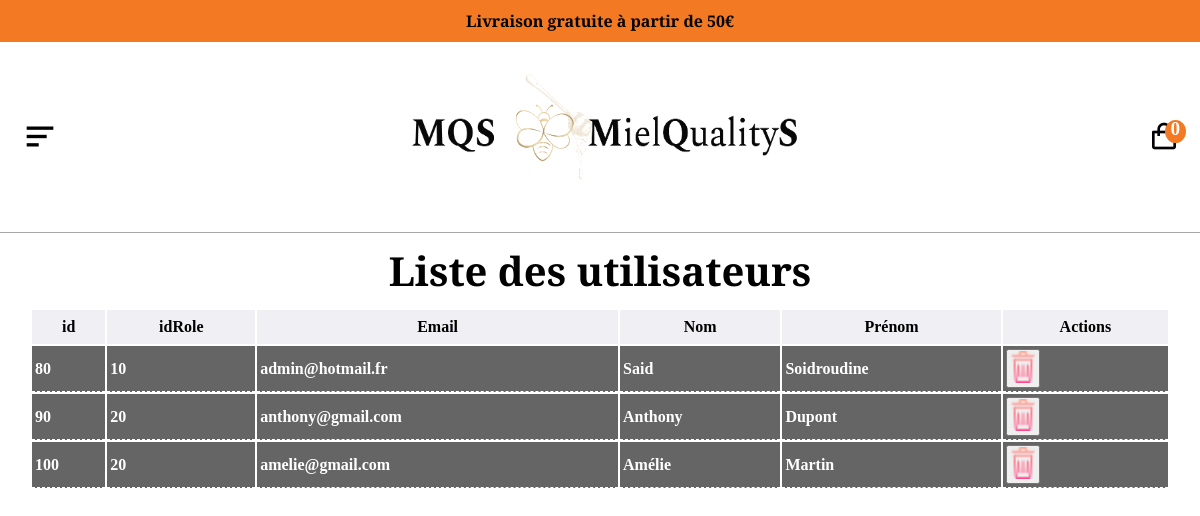
Page /ctrl/inscription/list.php on the committed database.
### tables this page shows
CREATE TABLE user (
    id INT PRIMARY KEY AUTO_INCREMENT,
    password VARCHAR(100) NOT NULL,
    email VARCHAR(100) NOT NULL,
    idRole INT,
    photo LONGBLOB,
    photo_filename VARCHAR(255),
    nom VARCHAR(50) NOT NULL,      
    prenom VARCHAR(50) NOT NULL    
);

### ctrl/inscription/list.php (called while the page is built, shortened)
<?php
require_once $_SERVER['DOCUMENT_ROOT'] . '/model/lib/inscription/list.php';
$dbConnection = getConnection($dbConfig);
$listUser = getUserList($dbConnection);
include $_SERVER['DOCUMENT_ROOT'] . '/view/inscription/list.php';

### ctrl/cart/cart_counter2.php (called while the page is built, shortened)
<?php
require_once $_SERVER['DOCUMENT_ROOT'] . '/model/lib/cart_counter2.php';
$dbConnection = getConnection($GLOBALS['dbConfig']);
$userId = $_SESSION['user']['id'] ?? null;
$totalQuantity2 = getCartTotalQuantity2($userId, $dbConnection);

### model/lib/cart_counter2.php (called while the page is built, shortened)
<?php
function getCartTotalQuantity2(?int $userId, PDO $db): int
{
    $sessionId = session_id();
    if ($userId !== null) {
        $query = 'SELECT SUM(quantity) FROM cart_product WHERE idUser = :userId';
        $statement = $db->prepare($query);
        $statement->bindParam(':userId', $userId, PDO::PARAM_INT);
    } else {
        $query = 'SELECT SUM(quantity) FROM cart_product WHERE sessionId = :sessionId';
        $statement = $db->prepare($query);
        $statement->bindParam(':sessionId', $sessionId, PDO::PARAM_STR);
    }
    $statement->execute();
    $totalQuantity2 = $statement->fetchColumn() ?: 0;
    return (int)$totalQuantity2;
}

### model/lib/inscription/list.php (called while the page is built)
<?php
function getUserList($dbConnection) {
    $query = 'SELECT user.id, user.email, user.password, user.idRole, nom, prenom FROM user';
    $statement = $dbConnection->prepare($query);
    if ($statement->execute()) {
        return $statement->fetchAll(PDO::FETCH_ASSOC);
    } else {
        return false;
    }
}

### view/inscription/list.php (the view, shortened to what this page needs)
<!DOCTYPE html>
<html lang="fr">
<head>
    <link href='https://unpkg.com/boxicons@2.1.4/css/boxicons.min.css' rel='stylesheet'>
    <link rel="stylesheet" href="../../asset/css/style.css">
</head>
<body>
<div class="promo">
    <p>Livraison gratuite à partir de 50€</p>
</div>
    <?php include $_SERVER['DOCUMENT_ROOT'] . '/view/partial/header.php' ?>
    <h1 class="titleList">Liste des utilisateurs</h1>
    <section class="sectionList">
        <div class="product-list-table">
            <table>
                <thead>
                    <tr>
                        <th>id</th>
                        <th>idRole</th>
                        <th>Email</th>
                        <th>Nom</th>
                        <th>Prénom</th>
                        <th>Actions</th>
                    </tr>
                </thead>
                <tbody>
                    <?php foreach ($listUser as $user) { ?>
                        <tr>
                    <td><?= $user['id'] ?></td>
                    <td><?= $user['idRole'] ?></td>
                    <td><?= mb_substr($user['email'], 0, 40) . (strlen($user['email']) > 40 ?  : '') ?></td>
                    <td><?= mb_substr($user['nom'], 0, 15) . (strlen($user['nom']) > 15 ?  : '') ?></td>
                    <td><?= mb_substr($user['prenom'], 0, 15) . (strlen($user['prenom']) > 15 ?  : '') ?></td>
                    <td>
                        <a href="/ctrl/inscription/delete.php?id=<?= $user['id'] ?>"
                        onclick="return confirm('Confirmer la suppression de cet utilisateur (ID: <?= $user['id'] ?>) ?')">
                            <button class="buttonDelete">
                                <img class="iconeCorbeille" src="/asset/img/corbeille.png" alt="Supprimer">
                            </button>
                        </a>
                    </td>
                    </tr>
                    <?php } ?>
                </tbody>
            </table>
        </div>
    </section>
</body>
</html>

### view/partial/header.php (shortened to what this page needs)
<header class="header" id="header">
    <div class="header-version-m-t-p">
        <i class="bx bx-menu-alt-left" id="menu-btn" style="font-size: 2.5rem;"></i>
        <div class="container-logo">
            <h1><a href="/ctrl/accueil.php"><img src="/asset/img/logoHorizontale.png" alt=""></a></h1>
        </div>
        <?php include $_SERVER['DOCUMENT_ROOT'] . '/ctrl/cart/cart_counter2.php'; ?>
       <a href="/ctrl/cart/cart.php">
    <i class='bx bx-shopping-bag' id="cart-icon-first">
        <sup id="cart-count"><?php echo htmlspecialchars($totalQuantity2); ?></sup>
    </i>
</a>
    </div>
</header>

### asset/css/style.css (style rules this page uses)
* { margin: 0; padding: 0; }
body { overflow-x: hidden !important; margin: 0; padding: 0; width: 100vw; box-sizing: border-box !important; }
.promo { background-color: #f37923; color: #000; font-weight: bold; text-align: center; padding: 10px; font-family: "Spectral", serif; }
header { display: flex; justify-content: space-between; align-items: center; padding: 10px; background-color: #ffffff; border-bottom: 1px solid #a8a8a8 !important; border-bottom: 0.5px solid #e7e7e7; }
header .container-logo { width: 100%; display: flex; justify-content: center; align-items: center; }
header .container-logo h1 { width: 250px; height: 100px; display: flex; justify-content: center; align-items: center; }
header .container-logo h1 img { width: 250px; height: 100px; }
header .header-version-m-t-p { display: flex; width: 100%; justify-content: space-between; align-items: center; padding: 10px; }
header .header-version-m-t-p #cart-icon-first { color: #000; font-size: 2rem; }
header .bx-shopping-bag sup { background-color: #f37923; border-radius: 100%; color: #ffffff; font-weight: bold; font-size: 1.2rem; position: absolute; padding: 1px; top: 92px; right: 14px; width: 18px; height: 20px; line-height: 9px; text-align: center; padding: 0.1rem; }
@media only screen and (min-width: 762px) and (max-width: 1341px) { header { display: block; } }
@media only screen and (min-width: 762px) and (max-width: 1341px) { header .container-logo h1 { width: 120px; height: 120px; display: flex; justify-content: flex-end; align-items: center; } }
@media only screen and (min-width: 762px) and (max-width: 1341px) { header .container-logo h1 img { width: 120px; height: 125px; text-align: center; } }
@media only screen and (min-width: 762px) and (max-width: 1341px) { header .header-version-m-t-p { display: flex; width: auto !important; justify-content: space-between; align-items: center; padding: 10px; } }
@media only screen and (min-width: 762px) and (max-width: 1341px) { header .header-version-m-t-p .container-logo { width: 100%; display: flex; justify-content: center; align-items: center; } }
@media only screen and (min-width: 762px) and (max-width: 1341px) { header .header-version-m-t-p .container-logo h1 { width: 400px; height: 150px; display: flex; justify-content: center; align-items: center !important; } }
@media only screen and (min-width: 762px) and (max-width: 1341px) { header .header-version-m-t-p .container-logo h1 img { width: 400px; height: 150px; } }
@media only screen and (min-width: 762px) and (max-width: 1341px) { header .bx-shopping-bag sup { background-color: #f37923; border-radius: 100%; color: #ffffff; font-weight: bold; font-size: 1.2rem; position: absolute; padding: 1px; top: 120px !important; right: 14px !important; width: 18px; height: 20px; line-height: 9px; text-align: center; padding: 0.1rem; } }
.titleList { text-align: center; padding: 10px; font-family: "Spectral", serif; }
.sectionList { width: 95%; margin: 0 auto; }
.product-list-table { display: none; }
@media (min-width: 1024px) { .product-list-table { display: block; width: 100%; margin: 0 auto; } }
@media (min-width: 1024px) { .product-list-table table { width: 100%; } }
@media (min-width: 1024px) { .product-list-table table thead > tr > th { padding: 8px; background-color: #f0f0f4; font-weight: bold; text-align: center; } }
@media (min-width: 1024px) { .product-list-table table tbody > tr > td { padding: 3px; text-align: left; border-bottom: 1px dashed; color: #fff; background-color: rgba(0, 0, 0, 0.6039215686); font-weight: bold; } }
@media (min-width: 1024px) { .product-list-table table tbody > tr > td img { width: 60px; height: 60px; cursor: pointer; } }
@media (min-width: 1024px) { .product-list-table table tbody > tr > td a { width: 20px; height: 40px; } }
@media (min-width: 1024px) { .product-list-table table tbody > tr > td a img { width: 30px; height: 32px; cursor: pointer; } }
h1 { text-align: center; font-family: "Spectral", serif; }
@media (min-width: 1024px) { h1 { font-size: 2.5rem; text-align: center; font-family: "Spectral", serif; } }

### rows in the picture
user: id "80", idRole "10", email "admin@hotmail.fr", nom "Said", prenom "Soidroudine"
user: id "90", idRole "20", email "anthony@gmail.com", nom "Anthony", prenom "Dupont"
user: id "100", idRole "20", email "amelie@gmail.com", nom "Amélie", prenom "Martin"

### other values in the picture
$totalQuantity2 "0"
